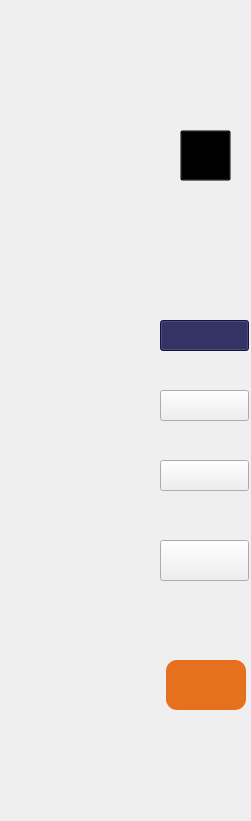
   <widget class="QWidget" name="Icons" native="true">
    <property name="geometry">
     <rect>
      <x>-160</x>
      <y>-100</y>
      <width>251</width>
      <height>821</height>
     </rect>
    </property>
    <property name="styleSheet">
     <string notr="true">QWidget{
	

  background-image: url(:/assists/All_Materials/peakpx.jpg);
}
QPushButton:checked
{
 background-color: rgb(30, 30, 91);
 	
color: rgb(255, 255, 255);
}</string>
    </property>
    <widget class="QPushButton" name="logout">
     <property name="geometry">
      <rect>
       <x>166</x>
       <y>660</y>
       <width>80</width>
       <height>50</height>
      </rect>
     </property>
     <property name="styleSheet">
      <string notr="true">background-image: url(:/assists/All_Materials/Rectangle 1380.png);
color: rgb(255, 255, 255);
background-color: rgb(229, 112, 30);
border-radius:50%;
border: none;
border-radius: 11px; 
</string>
     </property>
     <property name="text">
      <string/>
     </property>
     <property name="icon">
      <iconset resource="Materials.qrc">
       <normaloff>:/assists/All_Materials/Logout.png</normaloff>:/assists/All_Materials/Logout.png</iconset>
     </property>
     <property name="iconSize">
      <size>
       <width>60</width>
       <height>40</height>
      </size>
     </property>
     <property name="checkable">
      <bool>false</bool>
     </property>
    </widget>
    <widget class="QPushButton" name="course_icon">
     <property name="geometry">
      <rect>
       <x>160</x>
       <y>320</y>
       <width>89</width>
       <height>31</height>
      </rect>
     </property>
     <property name="styleSheet">
      <string notr="true">background-image: url(:/assists/All_Materials/Rectangle 1380.png);</string>
     </property>
     <property name="text">
      <string/>
     </property>
     <property name="icon">
      <iconset resource="Materials.qrc">
       <normaloff>:/assists/All_Materials/Online course.png</normaloff>:/assists/All_Materials/Online course.png</iconset>
     </property>
     <property name="iconSize">
      <size>
       <width>50</width>
       <height>30</height>
      </size>
     </property>
     <property name="checkable">
      <bool>true</bool>
     </property>
     <property name="checked">
      <bool>true</bool>
     </property>
     <property name="autoExclusive">
      <bool>true</bool>
     </property>
    </widget>
    <widget class="QPushButton" name="graph_icon">
     <property name="geometry">
      <rect>
       <x>160</x>
       <y>390</y>
       <width>89</width>
       <height>31</height>
      </rect>
     </property>
     <property name="styleSheet">
      <string notr="true">background-image: url(:/assists/All_Materials/Rectangle 1380.png);</string>
     </property>
     <property name="text">
      <string/>
     </property>
     <property name="icon">
      <iconset resource="Materials.qrc">
       <normaloff>:/assists/All_Materials/Location.png</normaloff>:/assists/All_Materials/Location.png</iconset>
     </property>
     <property name="iconSize">
      <size>
       <width>50</width>
       <height>30</height>
      </size>
     </property>
     <property name="checkable">
      <bool>true</bool>
     </property>
     <property name="autoExclusive">
      <bool>true</bool>
     </property>
    </widget>
    <widget class="QPushButton" name="student_icon">
     <property name="geometry">
      <rect>
       <x>160</x>
       <y>460</y>
       <width>89</width>
       <height>31</height>
      </rect>
     </property>
     <property name="styleSheet">
      <string notr="true">background-image: url(:/assists/All_Materials/Rectangle 1380.png);</string>
     </property>
     <property name="text">
      <string/>
     </property>
     <property name="icon">
      <iconset resource="Materials.qrc">
       <normaloff>:/assists/All_Materials/Student.png</normaloff>:/assists/All_Materials/Student.png</iconset>
     </property>
     <property name="iconSize">
      <size>
       <width>50</width>
       <height>30</height>
      </size>
     </property>
     <property name="checkable">
      <bool>true</bool>
     </property>
     <property name="autoExclusive">
      <bool>true</bool>
     </property>
    </widget>
    <widget class="QPushButton" name="schedule_icon">
     <property name="geometry">
      <rect>
       <x>160</x>
       <y>540</y>
       <width>89</width>
       <height>41</height>
      </rect>
     </property>
     <property name="styleSheet">
      <string notr="true">background-image: url(:/assists/All_Materials/Rectangle 1380.png);
</string>
     </property>
     <property name="text">
      <string/>
     </property>
     <property name="icon">
      <iconset resource="Materials.qrc">
       <normaloff>:/assists/All_Materials/Calendar.png</normaloff>:/assists/All_Materials/Calendar.png</iconset>
     </property>
     <property name="iconSize">
      <size>
       <width>50</width>
       <height>30</height>
      </size>
     </property>
     <property name="checkable">
      <bool>true</bool>
     </property>
     <property name="autoExclusive">
      <bool>true</bool>
     </property>
    </widget>
    <widget class="QPushButton" name="Test">
     <property name="geometry">
      <rect>
       <x>180</x>
       <y>130</y>
       <width>51</width>
       <height>51</height>
      </rect>
     </property>
     <property name="styleSheet">
      <string notr="true">background-color: transparent;</string>
     </property>
     <property name="text">
      <string/>
     </property>
     <property name="icon">
      <iconset resource="Materials.qrc">
       <normaloff>:/assists/All_Materials/Tasks.png</normaloff>:/assists/All_Materials/Tasks.png</iconset>
     </property>
     <property name="iconSize">
      <size>
       <width>30</width>
       <height>30</height>
      </size>
     </property>
    </widget>
   </widget>
